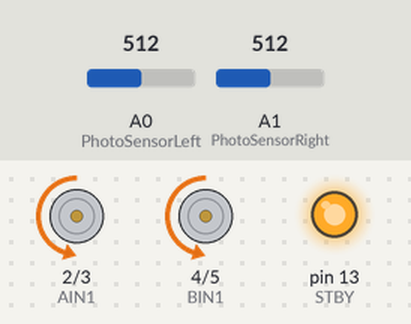
Recording of a sketch running on a simulated Arduino Uno, built with avr-gcc and run on an emulated ATmega328P. On the bench: motor-driver pin pairs drawn as motors (green arrow = first pin HIGH = forward, orange = second pin HIGH = backward, longer = more drive, scaled by the enable pin, stopped while the standby pin is LOW), output pins drawn as LEDs (lit = HIGH). Inputs (shaded band) come from the test bench; at power-on: A0 (PhotoSensorLeft) = 512, A1 (PhotoSensorRight) = 512.

Above: at 1.2 s.
1.3 s: A0 (PhotoSensorLeft) set to 467
2.8 s: A0 (PhotoSensorLeft) set to 432
At 3.4 s:
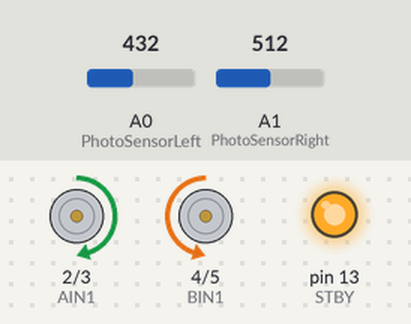
4.3 s: A1 (PhotoSensorRight) set to 466
5.8 s: A1 (PhotoSensorRight) set to 437
At 6.9 s:
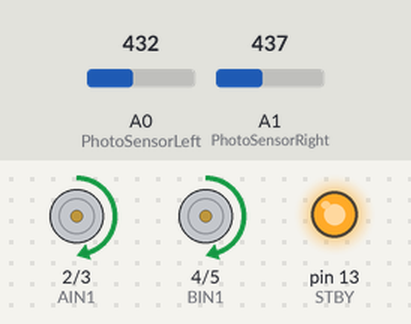
7.3 s: A0 (PhotoSensorLeft) set to 460
At 8.0 s:
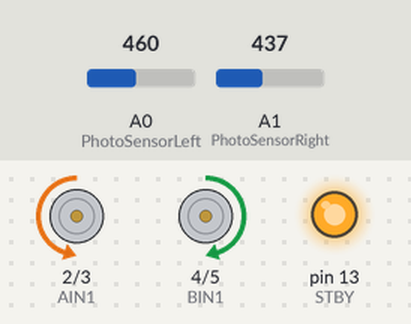
8.8 s: A0 (PhotoSensorLeft) set to 440
At 9.2 s:
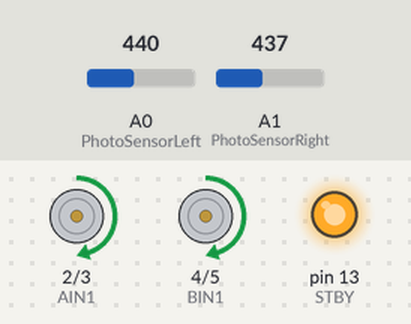
Timing chart, 0 to 11.3 s (numbered marks = the images above; inputs shaded):
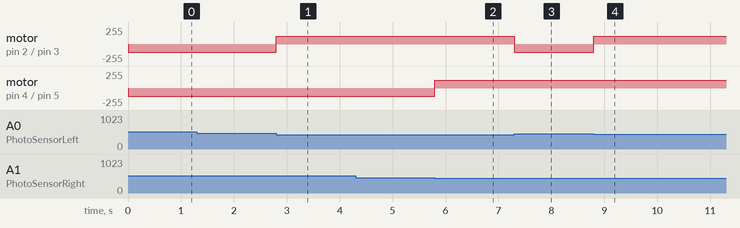

Measured:
- the behaviour switches between 451 and 450 on A0 (PhotoSensorLeft) (found by bisection; images 0 and 1)
- the behaviour switches between 451 and 450 on A1 (PhotoSensorRight) (found by bisection; images 1 and 2)
- after the input at 1.3 s, every drawn part: stays the same
- after the input at 2.8 s, motor on pin 2 (AIN1) / pin 3 (AIN2): backward 120/255 → forward 120/255 at once
- after the input at 4.3 s, every drawn part: stays the same
- after the input at 5.8 s, motor on pin 4 (BIN1) / pin 5 (BIN2): backward 120/255 → forward 120/255 at once
- after the input at 7.3 s, motor on pin 2 (AIN1) / pin 3 (AIN2): forward 120/255 → backward 120/255 at once
- after the input at 8.8 s, motor on pin 2 (AIN1) / pin 3 (AIN2): backward 120/255 → forward 120/255 at once

The sketch:

sketch_robotA.ino
```cpp
/*
 * Parte A del Trabajo Grupal - TEC
 * Autores: Eloy Alfredo Schmidt Rodríguez (UO271588) y Samuel Rodríguez Ares (UO271612)
 */

#include <SoftwareSerial.h>

// Pines de control del motor derecho
const int AIN1 =  2;
const int AIN2 =  3;

// Pines de control del motor izquierdo
const int BIN1 =  4;
const int BIN2 =  5;

const int PWMA =  9;  // velocidad del motor derecho   (PWM)
const int PWMB =  10; // velocidad del motor izquierdo (PWM)

const int STBY =  13; // habilitación de motores (Standby)

const int PhotoSensorLeft = A0;  // pin del Arduino conectado al sensor óptico izquierdo
const int PhotoSensorRight = A1; // pin del Arduino conectado al sensor óptico derecho

// Constantes para los sensores ópticos
const int BLANCO = 0;
const int NEGRO = 1;

// Velocidad a establecer en las ruedas
int velocidad;

/*
 * Configuración de pines y parámetros antes de ejecutar
*/
void setup() {

  // Configuración de pines para las ruedas y sus velocidades
  pinMode(AIN1, OUTPUT);
  pinMode(AIN2, OUTPUT);
  pinMode(BIN1, OUTPUT);
  pinMode(BIN2, OUTPUT);
  pinMode(PWMA, OUTPUT);
  pinMode(PWMB, OUTPUT);
  pinMode(STBY, OUTPUT);

  // Configuración de pines para los sensores ópticos
  pinMode(PhotoSensorLeft, INPUT);
  pinMode(PhotoSensorRight, INPUT);

  // Velocidad por defecto
  velocidad = 120;

  // Establece la velocidad en las ruedas y prepara el movimiento
  analogWrite(PWMA, velocidad);
  analogWrite(PWMB, velocidad);
  digitalWrite(STBY, HIGH);
}

/*
 * Acción que se repite en bucle (detección de luz)
 */
void loop() {
  sensor();
}

/**
 * Modifica la trayectoria del robot en función de la luz percibida
 */
void sensor() {

  // Se toman los valores externos y se ajustan sus umbrales por histéresis
  int izq = blancoNegro(analogRead(PhotoSensorLeft));
  int der = blancoNegro(analogRead(PhotoSensorRight));

  // Si detecta blanco a la izquierda...
  if (izq == BLANCO) {
    if (der == BLANCO) {
	  // Si a la derecha también hay blanco, retrocede
      retroceder();
    } else if (der == NEGRO) {
	  // En caso contrario, se desplaza hacia la derecha
      derecha();
    }
  }
  else { // Si detecta negro a la izquierda...
    if (der == BLANCO) {
	  // Si a la izquierda hay blanco, se desplaza hacia la izquierda
      izquierda();
    } else {
	  // En caso contrario, se desplaza hacia adelante
      adelante();
    }
  }
}

/**
 * Devuelve blanco o negro en función de los valores leídos del exterior (con histéresis):
 * - BLANCO si el valor supera el valor de 450
 * - NEGRO si el valor está por debajo del anterior
 */
int blancoNegro(int valor) {
  if (valor > 450) {
    return BLANCO;
  }
  else if (valor < 800) {
    return NEGRO;
  }
}

/**
 * Avanza hacia adelante
 */
void adelante() {
  // Se activa la rueda derecha para avanzar
  analogWrite(PWMA, velocidad);
  digitalWrite(AIN1, HIGH);
  digitalWrite(AIN2, LOW);

  // Se activa la rueda izquierda para avanzar
  analogWrite(PWMB, velocidad);
  digitalWrite(BIN1, HIGH);
  digitalWrite(BIN2, LOW);
}

/**
 * Avanza hacia atrás
 */
void retroceder() {
  // Se activa la rueda derecha para avanzar hacia atrás
  analogWrite(PWMA, velocidad);
  digitalWrite(AIN1, LOW);
  digitalWrite(AIN2, HIGH);

  // Se activa la rueda izquierda para avanzar hacia atrás
  analogWrite(PWMB, velocidad);
  digitalWrite(BIN1, LOW);
  digitalWrite(BIN2, HIGH);
}

/**
 * Avanza hacia la derecha
 */
void derecha() {
  // Establece las velocidades en las ruedas
  analogWrite(PWMA, velocidad);
  analogWrite(PWMB, velocidad);

  // Configura la rueda derecha para avanzar hacia atrás
  digitalWrite(AIN1, LOW);
  digitalWrite(AIN2, HIGH);

  // Configura la rueda izquierda para avanzar hacia adelante
  digitalWrite(BIN1, HIGH);
  digitalWrite(BIN2, LOW);
}

void izquierda() {
  // Establece las velocidades en las ruedas
  analogWrite(PWMB, velocidad);
  analogWrite(PWMA, velocidad);

  // Configura la rueda izquierda para avanzar hacia atrás
  digitalWrite(BIN1, LOW);
  digitalWrite(BIN2, HIGH);

  // Configura la rueda derecha para avanzar hacia adelante
  digitalWrite(AIN1, HIGH);
  digitalWrite(AIN2, LOW);
}

/**
 * Establece un valor de velocidad válido
 * a partir del valor pasado como parámetro
 */
void setVelocidad(int speed) {
  if (speed > 255) {
    velocidad = 255;
  } else if (speed < 0) {
    velocidad = 0;
  } else {
    velocidad = speed;
  }
}
```
